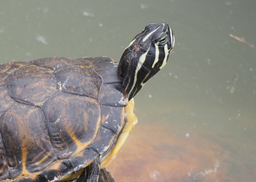
#> input picture 计算机视觉/实验二/sift/p1.png, 256 x 182 px, shrunk from 1254 x 891 before the run, found by its file name
$ python thinker2.py
#> lines starting #> are read from the running program, lines starting #| are printed output that depends on the picture
import numpy as np
import cv2 as cv

def generate_gaussian_pyramid(img, num_octaves, sigma=1.6, k=np.sqrt(2)):
    gaussian_pyramid = []
    for octave in range(num_octaves):
        gaussian_octave = []
        for level in range(6):
            if octave == 0 and level == 0:
                gaussian_img = img
            elif level == 0:
                gaussian_img = cv.pyrDown(gaussian_pyramid[octave-1][-3])
            else:
                gaussian_img = cv.GaussianBlur(gaussian_octave[level-1], (0, 0), sigma * (k ** (level - 1)))
            gaussian_octave.append(gaussian_img)
        gaussian_pyramid.append(gaussian_octave)
    return gaussian_pyramid

def generate_dog_pyramid(gaussian_pyramid):
    dog_pyramid = []
    for gaussian_octave in gaussian_pyramid:
        dog_octave = []
        for i in range(1, len(gaussian_octave)):
            dog_img = cv.subtract(gaussian_octave[i], gaussian_octave[i-1])
            dog_octave.append(dog_img)
        dog_pyramid.append(dog_octave)
    return dog_pyramid

def find_extrema(dog_pyramid, num_octaves):
    keypoints = []
    for o in range(num_octaves):
        for i in range(1, len(dog_pyramid[o]) - 1):
            for x in range(1, dog_pyramid[o][i].shape[0] - 1):
                for y in range(1, dog_pyramid[o][i].shape[1] - 1):
                    patch = [dog_pyramid[o][i-1][x-1:x+2, y-1:y+2],  # Accessing elements separately
                             dog_pyramid[o][i][x-1:x+2, y-1:y+2],
                             dog_pyramid[o][i+1][x-1:x+2, y-1:y+2]]
                    if np.amax(patch) == dog_pyramid[o][i][x, y] or np.amin(patch) == dog_pyramid[o][i][x, y]:
                        keypoints.append((o, i, x, y))
    return keypoints


img = cv.imread('sift\\p1.png', cv.IMREAD_GRAYSCALE)
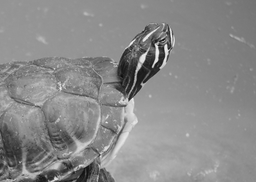
#> img: shape (182, 256); min 10, max 247, mean 137.8
num_octaves = 5
gaussian_pyramid = generate_gaussian_pyramid(img, num_octaves)
#> after the loop in generate_gaussian_pyramid, `for octave in range(num_octaves):`: gaussian_pyramid = 5 items
#> gaussian_pyramid = 5 items
dog_pyramid = generate_dog_pyramid(gaussian_pyramid)
#> the loop in generate_dog_pyramid, `for gaussian_octave in gaussian_pyramid:` made 5 passes
#> dog_pyramid = 5 items

for octave in range(num_octaves):
    cv.imwrite(f'result\\gaussian_octave_{octave+1}_level_1.png', gaussian_pyramid[octave][0])
    cv.imwrite(f'result\\dog_octave_{octave+1}_level_1.png', dog_pyramid[octave][0])
#> this loop made 5 passes
#> pass 1, `cv.imwrite(f'result\\dog_octave_{octave+1}_level_1.png', dog_pyramid[o..`:
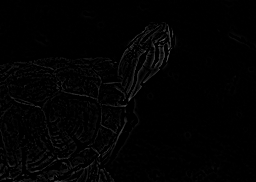
#> saved as dog_octave_1_level_1.png: shape (182, 256); min 0, max 99, mean 2.6
#> pass 2, `cv.imwrite(f'result\\gaussian_octave_{octave+1}_level_1.png', gaussian..`:
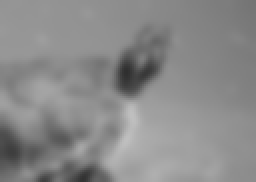
#> saved as gaussian_octave_2_level_1.png: shape (91, 128) (shown 2 times larger); min 47, max 191, mean 137.9
#> pass 2, `cv.imwrite(f'result\\dog_octave_{octave+1}_level_1.png', dog_pyramid[o..`:
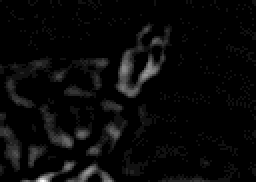
#> saved as dog_octave_2_level_1.png: shape (91, 128) (shown 2 times larger); min 0, max 15, mean 0.506; drawn with min black and max white

img_color = cv.imread('sift\\p1.png')
#> img_color is the input picture: shape (182, 256, 3); mean B, G, R 129.2, 137.9, 142.7
extrema = find_extrema(dog_pyramid, num_octaves)
#> after the loop in find_extrema, `for o in range(num_octaves):`: keypoints = 141381 items
#> extrema = 141381 items
colors = [(0, 0, 255), (0, 255, 0), (255, 0, 0), (255, 0, 255), (0, 255, 255)]

for (o, i, x, y) in extrema:
    color = colors[o % len(colors)]  # Adjust color selection
    cv.circle(img_color, (y, x), 2, color, -1)  # Correct order of (x, y)
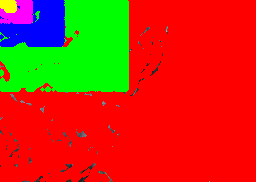
#> img_color: shape (182, 256, 3); mean B, G, R 16.1, 49.3, 193.5

cv.imwrite('result\\keypoints.png', img_color)

$ run again, with 计算机视觉/实验二/sift/p2.png copied over 计算机视觉/实验二/sift/p1.png
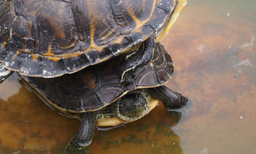
#> input picture 计算机视觉/实验二/sift/p2.png, 256 x 154 px, shrunk from 1506 x 904 before the run, found by its file name
#> `img = cv.imread('sift\\p1.png', cv.IMREAD_GRAYSCALE)`:
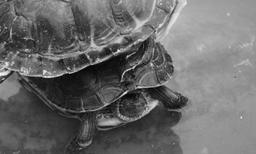
#> img: shape (154, 256); min 1, max 243, mean 106.1
#> after the loop in generate_gaussian_pyramid, `for octave in range(num_octaves):`: gaussian_pyramid = 5 items
#> the loop in generate_dog_pyramid, `for gaussian_octave in gaussian_pyramid:` made 5 passes
#> img_color is the input picture: shape (154, 256, 3); mean B, G, R 89.9, 103, 119.9
#> after the loop in find_extrema, `for o in range(num_octaves):`: keypoints = 95734 items
#> the loop `for (o, i, x, y) in extrema:` made 95734 passes
#> y on passes 1 to 3: 1, 2, 3
#> after the loop `for (o, i, x, y) in extrema:`:
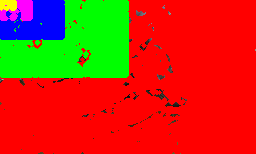
#> img_color: shape (154, 256, 3); mean B, G, R 16.3, 49.2, 192

$ run again, with 计算机视觉/实验二/sift/p3.png copied over 计算机视觉/实验二/sift/p1.png
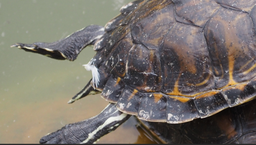
#> input picture 计算机视觉/实验二/sift/p3.png, 256 x 145 px, shrunk from 1565 x 887 before the run, found by its file name
#> `img = cv.imread('sift\\p1.png', cv.IMREAD_GRAYSCALE)`:
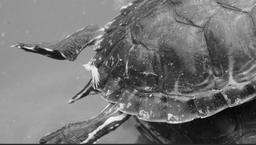
#> img: shape (145, 256); min 3, max 248, mean 116.7
#> after the loop in generate_gaussian_pyramid, `for octave in range(num_octaves):`: gaussian_pyramid = 5 items
#> the loop in generate_dog_pyramid, `for gaussian_octave in gaussian_pyramid:` made 5 passes
#> img_color is the input picture: shape (145, 256, 3); mean B, G, R 108.8, 116.2, 122.1
#> after the loop in find_extrema, `for o in range(num_octaves):`: keypoints = 93872 items
#> the loop `for (o, i, x, y) in extrema:` made 93872 passes
#> y on passes 1 to 3: 1, 2, 3
#> after the loop `for (o, i, x, y) in extrema:`:
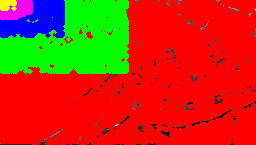
#> img_color: shape (145, 256, 3); mean B, G, R 16.5, 50.1, 190.3

$ run again, with 计算机视觉/实验二/sift/p4.png copied over 计算机视觉/实验二/sift/p1.png
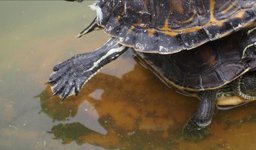
#> input picture 计算机视觉/实验二/sift/p4.png, 256 x 150 px, shrunk from 1559 x 915 before the run, found by its file name
#> `img = cv.imread('sift\\p1.png', cv.IMREAD_GRAYSCALE)`:
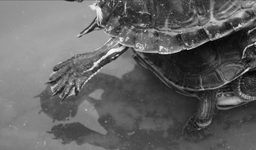
#> img: shape (150, 256); min 1, max 247, mean 99.7
#> after the loop in generate_gaussian_pyramid, `for octave in range(num_octaves):`: gaussian_pyramid = 5 items
#> the loop in generate_dog_pyramid, `for gaussian_octave in gaussian_pyramid:` made 5 passes
#> img_color is the input picture: shape (150, 256, 3); mean B, G, R 80.4, 98.5, 111
#> after the loop in find_extrema, `for o in range(num_octaves):`: keypoints = 94579 items
#> the loop `for (o, i, x, y) in extrema:` made 94579 passes
#> y on passes 1 to 3: 4, 7, 8
#> after the loop `for (o, i, x, y) in extrema:`:
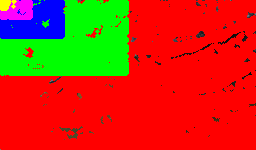
#> img_color: shape (150, 256, 3); mean B, G, R 16.3, 49.2, 191.5
